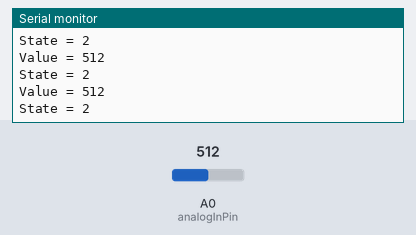
The sketch below on a simulated ESP8266 (NodeMCU). On the bench: the last lines printed to the serial monitor. The inputs (shaded band) are chosen by the test bench; at power-on: A0 (analogInPin) = 512. WiFi joins after 1.5 s; servers stay silent unless stated.

Above: at 2.7 s.
2.8 s: A0 (analogInPin) set to 415
At 3.32 s:
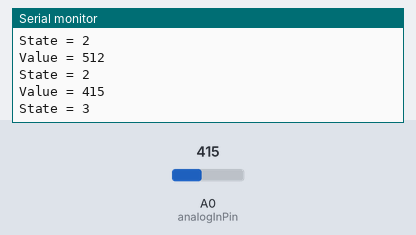
4.3 s: A0 (analogInPin) set to 434
At 4.52 s:
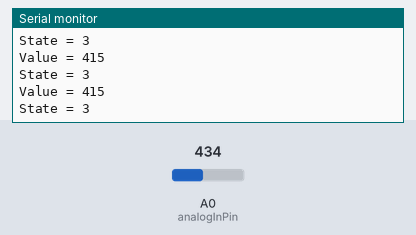
Timing chart, 0 to 7.3 s (numbered marks = the images above; inputs shaded):
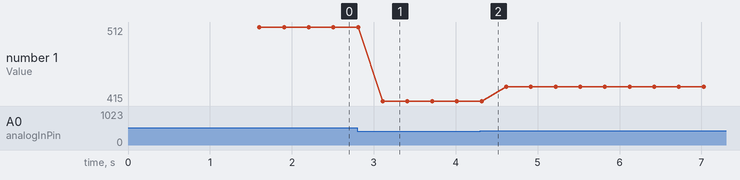

The sketch:

3button1pin.ino
```cpp
#include <ESP8266WiFi.h>
#include <ESP8266HTTPClient.h>
#include <WiFiClient.h>
#include <Arduino_JSON.h>

const int analogInPin = A0;

#define ssid  "TOPNET_6X6K6E"
#define pass  "6XFK6ETM6G"

//#define ssid  "Yousss"
//#define pass  "manita123"


int sensorValue = 0;        // value read from the buttons
int state = 0;              // used for storing what button was pressed

void setup() {
//wifi set up
WiFi.mode(WIFI_STA);
WiFi.begin(ssid,pass);
Serial.begin(115200);
while (WiFi.status()!= WL_CONNECTED){
  delay(500);
  Serial.print(".");
}
Serial.println("");
Serial.print("Connected to");
Serial.println(ssid);
Serial.print("IP :");
Serial.println(WiFi.localIP());
//push button
pinMode(analogInPin, INPUT);
}

void loop() {
  // print the results to the Serial Monitor:
  readSwitch();
  Serial.print("Value = ");
  Serial.println(sensorValue);
  Serial.print("State = ");
  Serial.println(state);
  delay(200);
}
void readSwitch () {                                  //creates the function to read the switch states
  sensorValue = analogRead(analogInPin);              //read the analog pin the switches are connected to
   if (sensorValue < 424 && sensorValue > 0 ){       //if the analog reading is within a certain range we know which button was pressed and set the state accordingly
    state = 3 ;
    delay(100);                                       //delay for debounce purposes
  }
   if (sensorValue < 749 && sensorValue > 650) {       //if the analog reading is within a certain range we know which button was pressed and set the state accordingly
    state = 1;
    delay(100);                                       //delay for debounce purposes
  }

  if (sensorValue < 649 && sensorValue > 425) {       //if the analog reading is within a certain range we know which button was pressed and set the state accordingly
    state = 2;
    delay(100);
    }
   if (sensorValue < 1500 && sensorValue > 750 ) {       //if the analog reading is within a certain range we know which button was pressed and set the state accordingly
    state = 0;
    delay(100);
  }
 delay(1);                                           //delay for timeing purposes
}
```

Measured:
- after the input at 2.8 s, the serial monitor: prints a new line after 0.31 s (image 1)
- plotted number 1: 512 → 415 after the input at 2.8 s, 415 → 434 after the input at 4.3 s
